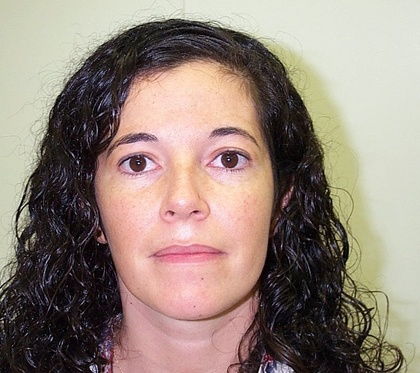
%> input picture code/DB1/db1_12.jpg, 420 x 373 px, shrunk from 622 x 552 before the run
$ octave test_Eyemap_facedetection.m   (GNU Octave 9; MATLAB toolbox functions it lacks are replaced by stand-ins)
%> lines starting %> are read from the running program, lines starting %| are printed output that depends on the picture; in (x1, y1, x2, y2) boxes, pixels count from 0 and x2, y2 are one past the last pixel; in counts of white or black regions, pixels touching at a corner belong together; the program's own positions count from 1
### code/detectSkin.m
function skin_mask = detectSkin(I_ycbcr)

    %img = imgaussfilt(img, 1);

    Cb = double(I_ycbcr(:,:,2));
    Cr = double(I_ycbcr(:,:,3));
    Y = double(I_ycbcr(:,:,1));

    mask_Cb = (Cb >= 60) & (Cb <= 135);
    mask_Cr = (Cr >= 125) & (Cr <= 175);
    %skin_mask = mask_Cb & mask_Cr;

    imgHSV = rgb2hsv(ycbcr2rgb(I_ycbcr));
    H = imgHSV(:,:,1);
    S = imgHSV(:,:,2);

    %maskHSV = (H <= 0.15 | H >= 0.8) & (S >= 0.05 & S <= 0.95);
    %skin_mask = skin_mask & maskHSV;

    base_skin = (H <= 0.15 | H >= 0.8) & (S >= 0.05 & S <= 0.95);

    is_bright = Y > 0.8;
    pale_skin = is_bright & (H <= 0.15 | H >= 0.8) & (S >= 0.0);

    maskHSV_combined = base_skin | pale_skin;

    % Final Mask
    skin_mask = mask_Cb & mask_Cr & maskHSV_combined;

% [79 lines of commented-out code are left out]
end

### code/test_Eyemap_facedetection.m
A = imread("DB1\db1_12.jpg");
%> A is the input picture: size 373x420x3 uint8; mean R, G, B 149.4, 133.5, 123.1
I_orig = A;
A = im2double(A);
%> A: size 373x420x3 double

% RGB kanaler
R = A(:,:,1);
G = A(:,:,2);
B = A(:,:,3);
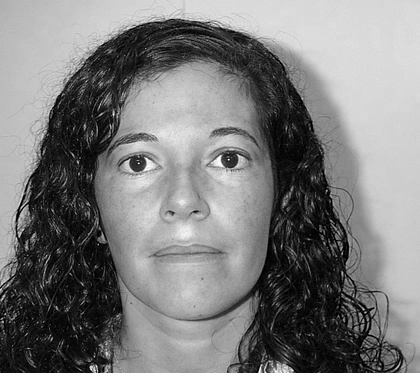
%> B: size 373x420 double; min 0, max 1, mean 0.483

% medelvärde för varje kanal
meanR = mean(R(:));
%> meanR = 0.586
meanG = mean(G(:));
%> meanG = 0.523
meanB = mean(B(:));
%> meanB = 0.483

% medelvärde
meanGray = (meanR + meanG + meanB) / 3;
%> meanGray = 0.531

% skalningsfaktorer
scaleR = meanGray / meanR;
%> scaleR = 0.906
scaleG = meanGray / meanG;
%> scaleG = 1.01
scaleB = meanGray / meanB;
%> scaleB = 1.1

% skala varje kanal
R_balanced = R * scaleR;
G_balanced = G * scaleG;
B_balanced = B * scaleB;

% gör det till en bild
A_balanced = cat(3, R_balanced, G_balanced, B_balanced);

% Klipp värden mellan [0, 1]
A_balanced = min(max(A_balanced, 0), 1);

% Chroma Eye Map (Eye Map C)

R = A_balanced(:,:,1);
G = A_balanced(:,:,2);
B = A_balanced(:,:,3);
% luminans
Yrgb = (R + G + B) / 3;
YCbCr = rgb2ycbcr(A_balanced);
%> YCbCr: size 373x420x3 double; mean of channels 1, 2, 3 0.519, 0.502, 0.502
Y  = YCbCr(:,:,1);
Cb = YCbCr(:,:,2);
Cr = YCbCr(:,:,3);


% Eye Map C
%EyeMapC = (1/3) * ((0.5*R.^2 + 0.15*G.^2 + 0.25*B.^2) ./ (Yrgb.^2 + 0.01));
EyeMapC = (1/3) * (Cb.^2 + (1 - Cr).^2 + (Cb ./ (Cr + 0.01)));

EyeMapC = mat2gray(EyeMapC); % normalisera mellan 0-1


% Histogramnormalisering

EyeMapC_eq = histeq(EyeMapC);
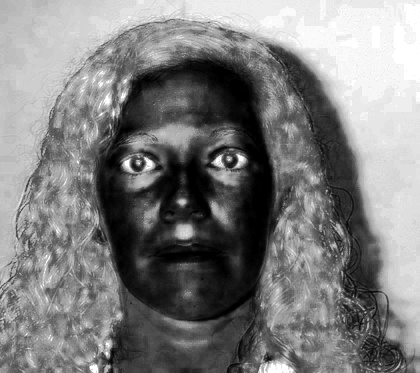
%> EyeMapC_eq: size 373x420 double; min 0, max 1, mean 0.496

% För att betona mörka områden mot ljusa delar
se = strel('disk', 3);
Y_dilate = imdilate(Y, se);
Y_erode = imerode(Y, se);

EyeMapL = Y_dilate ./ (Y_erode + 0.01);
EyeMapL = mat2gray(EyeMapL);

% Kombinera EyeMap C och L

EyeMap = EyeMapC_eq .* EyeMapL;
EyeMap = mat2gray(EyeMap);

EyeMapCL = EyeMap;
threshold = 0.4;
[imSizerow,imSizecol] = size(EyeMap);
%> imSizerow = 373; imSizecol = 420
for row = 1: imSizerow
for col = 1: imSizecol
    if EyeMap(row,col) > threshold
        EyeMap(row,col) = 1;
    else EyeMap(row,col) = 0;
    end
end
end
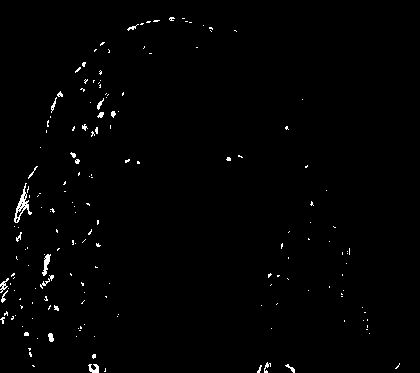
%> EyeMap: size 373x420 double; values 0 (black) and 1 (white), 1% white in thin lines or dots
kernel = strel('disk',1);
kernel2 = strel('disk', 6);
EyeMap = imerode(EyeMap,kernel);
%> EyeMap: size 373x420 double; values 0 (black) and 1 (white), 0.19% white in thin lines or dots, all inside (x1, y1, x2, y2) = (0, 18, 312, 373)
EyeMap = imdilate(EyeMap,kernel2);
%> EyeMap: size 373x420 double; values 0 (black) and 1 (white), 3.8% white; 30 white regions, largest, box (x1, y1, x2, y2) and area: (10, 187, 36, 224) 591, (38, 250, 58, 290) 556, (93, 97, 120, 122) 447


%I_orig = imrotate(I_orig, 10);
%imwrite(I_orig, 'rot.jpg')
I = im2double(I_orig);

I_ycbcr = rgb2ycbcr(I);
%> I_ycbcr: size 373x420x3 double; mean of channels 1, 2, 3 0.524, 0.475, 0.532
Y = I_ycbcr(:,:,1);

thresh = quantile(Y(:), 0.95);
%> thresh = 0.827
ref_mask = Y > thresh;
%> ref_mask: size 373x420 logical; 5% white; 526 white regions (501 under 20 px), largest, box (x1, y1, x2, y2) and area: (185, 0, 365, 73) 4622, (157, 122, 193, 146) 341, (170, 79, 191, 106) 181

%Välj "White Patch" (1) eller "Grey World" (0)
normalisera = 1;

%Check för att se om bilden behöver vitbalanceras
if nnz(ref_mask) > 100
        R = I(:,:,1);
        G = I(:,:,2);
        B = I(:,:,3);

        avg_R = mean(R(ref_mask));
%> avg_R = 0.913
        avg_G = mean(G(ref_mask));
%> avg_G = 0.899
        avg_B = mean(B(ref_mask));
%> avg_B = 0.853

    if normalisera == 1
        scale_R = 1.0 / avg_R;
%> scale_R = 1.1
        scale_G = 1.0 / avg_G;
%> scale_G = 1.11
        scale_B = 1.0 / avg_B;
%> scale_B = 1.17

        I_comp = zeros(size(I));
        I_comp(:,:,1) = I(:,:,1) * scale_R;
        I_comp(:,:,2) = I(:,:,2) * scale_G;
        I_comp(:,:,3) = I(:,:,3) * scale_B;

        I_comp(I_comp > 1) = 1;
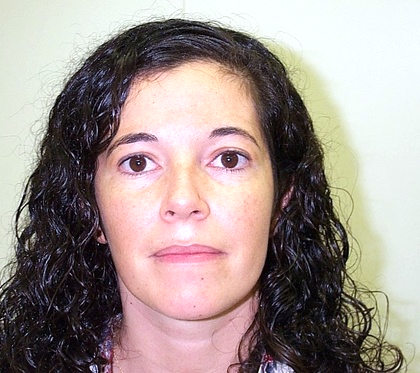
%> I_comp: size 373x420x3 double; mean R, G, B 0.635, 0.582, 0.566
    else
        gainForR = avg_G/avg_R;
        gainForG = avg_G/avg_B;

        %Räkna ut nya RChannel & GChannel med gainForR & gainForG
        R = gainForR .* R;
        G = gainForG .* G;

        I_comp = cat(3,R, G, B);
    end
else
    I_comp = I;
end


I_comp = im2uint8(I_comp);
%> I_comp: size 373x420x3 uint8


% [6 lines of commented-out code are left out]

I_comp_ycbcr = rgb2ycbcr(I_comp);
%> I_comp_ycbcr: size 373x420x3 uint8; mean of channels 1, 2, 3 146.5, 124.1, 134.3


skin_mask_raw = detectSkin(I_comp_ycbcr);
%> in detectSkin, `mask_Cb = (Cb >= 60) & (Cb <= 135);`: mask_Cb: size 373x420 logical; 98.5% white; 132 black regions (104 under 20 px), largest, box (x1, y1, x2, y2) and area: (79, 70, 113, 103) 328, (260, 361, 294, 373) 311, (98, 339, 112, 358) 150
%> in detectSkin, `mask_Cr = (Cr >= 125) & (Cr <= 175);`: mask_Cr: size 373x420 logical; 95.2% white; 443 black regions (428 under 20 px), largest, box (x1, y1, x2, y2) and area: (306, 0, 420, 127) 4974, (390, 192, 412, 228) 277, (407, 169, 420, 206) 178
%> in detectSkin, `imgHSV = rgb2hsv(ycbcr2rgb(I_ycbcr));`: imgHSV: size 373x420x3 double; mean H, S, V 0.459, 0.209, 0.646
%> in detectSkin, `H = imgHSV(:,:,1);`:
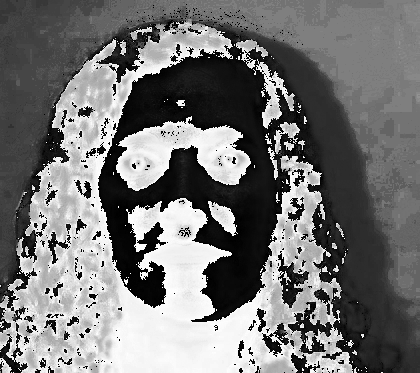
%> H: size 373x420 double; min 0, max 0.998, mean 0.459
%> in detectSkin, `S = imgHSV(:,:,2);`:
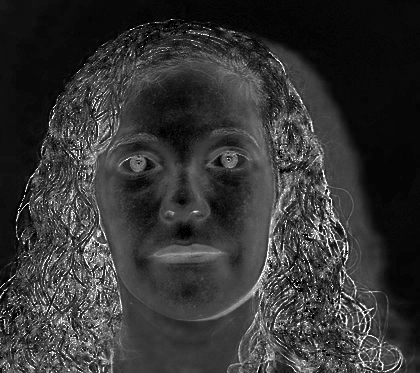
%> S: size 373x420 double; min 0, max 1, mean 0.209
%> in detectSkin, `base_skin = (H <= 0.15 | H >= 0.8) & (S >= 0.05 & S <= 0.95);`:
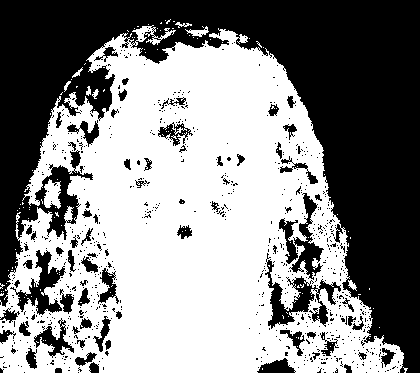
%> base_skin: size 373x420 logical; 54.1% white; 778 black regions (706 under 20 px), largest, box (x1, y1, x2, y2) and area: (0, 0, 420, 373) 59853, (265, 253, 341, 329) 1650, (279, 193, 324, 280) 1354
%> in detectSkin, `is_bright = Y > 0.8;`: is_bright: size 373x420 logical; every value is 1

%imshow(skin_mask_raw);


se_open = strel('disk', 3);
skin_mask = imopen(skin_mask_raw, se_open);

se_close = strel('disk', 15);
skin_mask = imclose(skin_mask, se_close);

skin_mask = imfill(skin_mask, 'holes');

skin_mask = skin_mask.* EyeMap;
imshow(skin_mask);

$ run again, with code/DB1/db1_03.jpg copied over code/DB1/db1_12.jpg
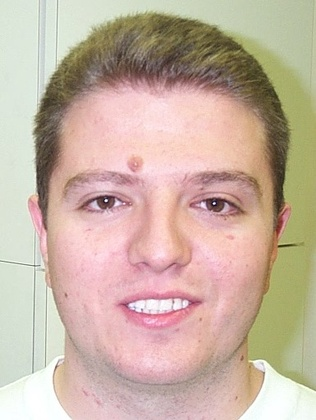
%> input picture code/DB1/db1_03.jpg, 316 x 420 px, shrunk from 385 x 512 before the run
%> A is the input picture: size 420x316x3 uint8; mean R, G, B 200.2, 178.7, 163.2
%> A: size 420x316x3 double
%> meanR = 0.785
%> meanG = 0.701
%> meanB = 0.64
%> meanGray = 0.709
%> scaleR = 0.903
%> scaleG = 1.01
%> scaleB = 1.11
%> YCbCr: size 420x316x3 double; mean of channels 1, 2, 3 0.671, 0.501, 0.502
%> I_ycbcr: size 420x316x3 double; mean of channels 1, 2, 3 0.68, 0.463, 0.543
%> thresh = 0.844
%> ref_mask: size 420x316 logical; 5% white; 191 white regions (170 under 20 px), largest, box (x1, y1, x2, y2) and area: (0, 355, 72, 420) 2629, (239, 360, 316, 420) 2544, (144, 300, 172, 312) 217
%> avg_R = 0.964
%> avg_G = 0.975
%> avg_B = 0.954
%> scale_R = 1.04
%> scale_G = 1.03
%> scale_B = 1.05
%> I_comp_ycbcr: size 420x316x3 uint8; mean of channels 1, 2, 3 178.3, 119, 139.4
%> mask_Cb: size 420x316 logical; 99.9% white; black in thin lines or dots, all inside (x1, y1, x2, y2) = (93, 201, 217, 323)
%> mask_Cr: size 420x316 logical; 99.2% white; 33 black regions (20 under 20 px), largest, box (x1, y1, x2, y2) and area: (42, 22, 54, 72) 274, (4, 364, 36, 380) 236, (24, 78, 36, 108) 160
%> imgHSV: size 420x316x3 double; mean H, S, V 0.363, 0.212, 0.819
%> in detectSkin, `base_skin = (H <= 0.15 | H >= 0.8) & (S >= 0.05 & S <= 0.95);`:
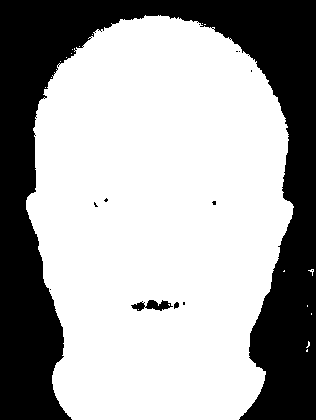
%> base_skin: size 420x316 logical; 65.3% white; 13 black regions (10 under 20 px), largest, box (x1, y1, x2, y2) and area: (0, 0, 316, 420) 45692, (131, 300, 173, 311) 260, (174, 302, 179, 309) 26
%> is_bright: size 420x316 logical; every value is 1
